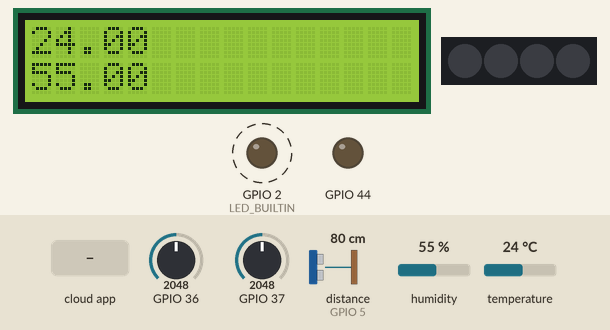
Simulated run of this sketch. Board: ESP32. Parts: 16×2 character LCD, 4 RGB LEDs in strip order, left to right, output pins drawn as LEDs (lit = HIGH). Dashed ring = blinking. The inputs (shaded band) are chosen by the test bench; at power-on: temperature 24 °C, GPIO 36 = 2048, GPIO 37 = 2048, distance to the obstacle (sensor on GPIO 5) 80 cm, humidity 55 %. WiFi joins after 1.5 s; servers stay silent unless stated; no MQTT or app messages arrive unless stated; what the sketch prints to the serial monitor is not drawn.

Above: at 2.7 s.
2.8 s: the phone or cloud app sets led to ON
At 4.2 s:
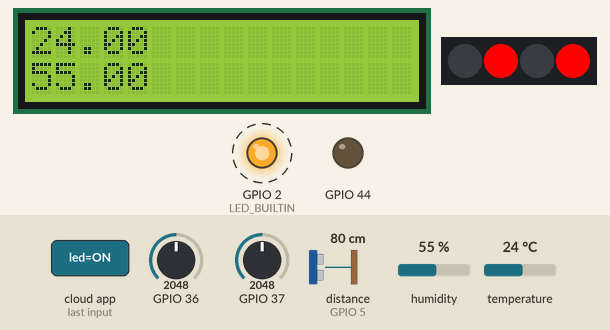
7.0 s: temperature set to 28.5 °C
At 17.3 s:
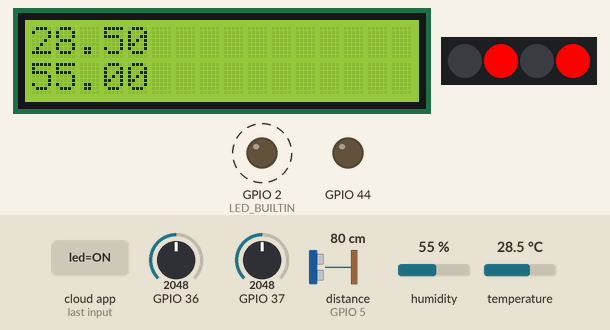
18.2 s: temperature set to 29.7 °C
At 22.3 s:
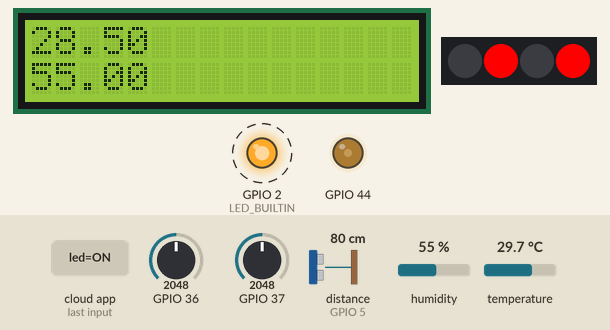
24.0 s: temperature set to 31.3 °C
At 28.3 s:
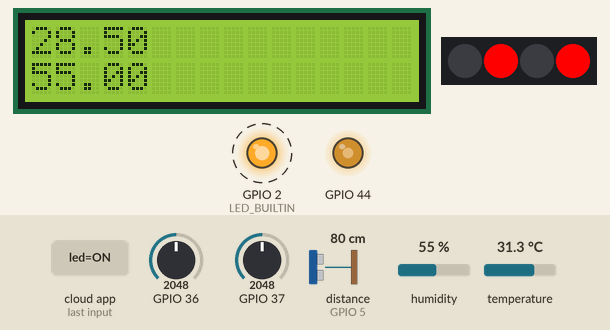
30.0 s: temperature set to 32.1 °C
At 33.0 s:
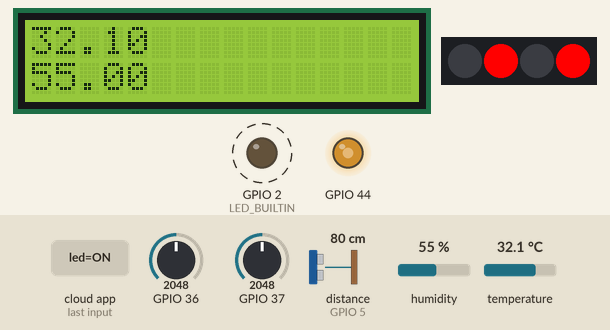
33.2 s: temperature set to 33.8 °C
At 36.3 s:
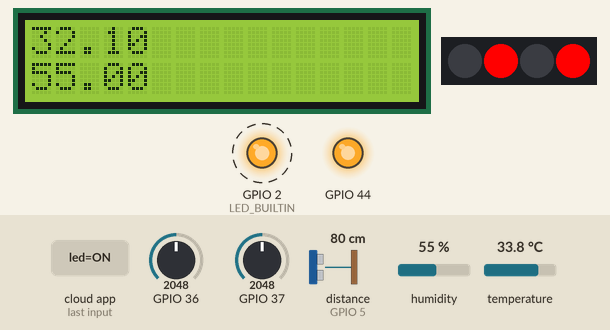
Timing chart, 0 to 39.0 s (numbered marks = the images above; inputs shaded):
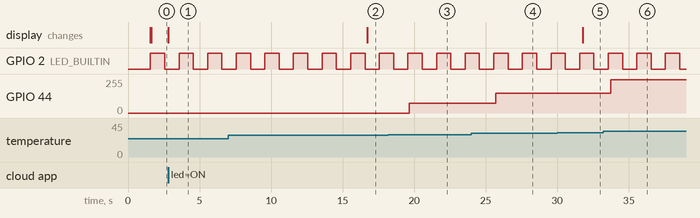

The sketch:

TTNT_Yolo_UNO_Esp32.ino
```cpp
#include <Adafruit_NeoPixel.h>
#include "LiquidCrystal_I2C.h"
#include "DHT20.h"
#include "HCSR04.h"
#include <Arduino.h>
#include <WiFi.h>
#include "Adafruit_MQTT.h"
#include "Adafruit_MQTT_Client.h"

// Define your tasks here
void TaskBlink(void *pvParameters);
void TaskTemperatureHumidity(void *pvParameters);
void TaskSoilMoistureAndRelay(void *pvParameters);
void TaskLightAndLED(void *pvParameters);
void TaskFan(void *pvParameters);
void TaskUltraSonic(void *pvParameters);
void MQTT_Adafruit_Sever(void *pvParameters);

//Define your components here
Adafruit_NeoPixel pixels3(4, D5, NEO_GRB + NEO_KHZ800);
DHT20 dht20;
LiquidCrystal_I2C lcd(0x21,16,2); // địa chỉ màn hình là 0x21 hexa
UltraSonicDistanceSensor ultrasonic(D3, D4); //cảm biến nối với D3-D4

//wifi
#define WLAN_SSID       "10h37"
#define WLAN_PASS       "12345678"
#define AIO_SERVER      "io.adafruit.com"
#define AIO_SERVERPORT  1883
#define AIO_USERNAME    "Giaqui14032002"
#define AIO_KEY         "key"

WiFiClient client;

// Setup the MQTT client class by passing in the WiFi client and MQTT server and login details.
Adafruit_MQTT_Client mqtt(&client, AIO_SERVER, AIO_SERVERPORT, AIO_USERNAME, AIO_KEY);
Adafruit_MQTT_Subscribe ledControl = Adafruit_MQTT_Subscribe(&mqtt, AIO_USERNAME "/feeds/led");
Adafruit_MQTT_Publish temperature = Adafruit_MQTT_Publish(&mqtt, AIO_USERNAME "/feeds/temp");
Adafruit_MQTT_Publish humidity = Adafruit_MQTT_Publish(&mqtt, AIO_USERNAME "/feeds/humi");
Adafruit_MQTT_Publish light = Adafruit_MQTT_Publish(&mqtt, AIO_USERNAME "/feeds/light");
Adafruit_MQTT_Publish warning = Adafruit_MQTT_Publish(&mqtt, AIO_USERNAME "/feeds/warning");

void setup() {

  // Initialize serial communication at 115200 bits per second:
  Serial.begin(115200);

  //Connect to WiFi access point.
  Serial.println(); Serial.println();
  Serial.print("Connecting to ");
  Serial.println(WLAN_SSID);

  WiFi.begin(WLAN_SSID, WLAN_PASS);
  while (WiFi.status() != WL_CONNECTED) {
    delay(500);
    Serial.print(".");
  }

  dht20.begin();
  lcd.init();
  lcd.backlight();
  pixels3.begin();
  mqtt.subscribe(&ledControl);

  xTaskCreate( TaskBlink, "Task Blink" ,2048  ,NULL  ,2 , NULL);
  xTaskCreate( TaskTemperatureHumidity, "Task Temperature" ,2048  ,NULL  ,2 , NULL);
  xTaskCreate( TaskSoilMoistureAndRelay, "Task Soild Relay" ,2048  ,NULL  ,2 , NULL);
  xTaskCreate( TaskLightAndLED, "Task Light LED" ,2048  ,NULL  ,2 , NULL);
  xTaskCreate( TaskFan, "Task Fan" ,2048  ,NULL  ,2 , NULL);
  xTaskCreate( TaskUltraSonic, "Task UltraSonic" ,2048  ,NULL  ,2 , NULL);
  xTaskCreate( MQTT_Adafruit_Sever, "MQTT Adafruit Sever" ,2048  ,NULL  ,2 , NULL);

  //Now the task scheduler is automatically started.
  Serial.printf("Basic Multi Threading Arduino Example\n");

}

void loop() {
}

/*--------------------------------------------------*/
/*---------------------- Tasks ---------------------*/
/*--------------------------------------------------*/


void TaskBlink(void *pvParameters) {  // This is a task.
  //uint32_t blink_delay = *((uint32_t *)pvParameters);

  // initialize digital LED_BUILTIN on pin 13 as an output.
  pinMode(LED_BUILTIN, OUTPUT);


  while(1) {
    digitalWrite(LED_BUILTIN, HIGH);  // turn the LED ON
    delay(200*5);
    digitalWrite(LED_BUILTIN, LOW);  // turn the LED OFF
    delay(200*5);
  }
}


void TaskTemperatureHumidity(void *pvParameters) {  // This is a task.
  //uint32_t blink_delay = *((uint32_t *)pvParameters);

  while(1) {
    Serial.println("Task Temperature and Humidity");
    dht20.read();
    Serial.println(dht20.getTemperature());
    Serial.println(dht20.getHumidity());

    lcd.clear();
    lcd.setCursor(0, 0);
    lcd.print(dht20.getTemperature());
    lcd.setCursor(0, 1);
    lcd.print(dht20.getHumidity());

    float temp = dht20.getTemperature();
    // float humi = dht20.getHumidity();
    if(!temperature.publish(temp)) {
      Serial.println("Fail");
    }
    else {
      Serial.println("OK");
    }


    float humi = dht20.getHumidity();
    if(!humidity.publish(humi)) {
      Serial.println("Fail");
    }
    else {
      Serial.println("OK");
    }

    delay(15000);
  }
}

void TaskSoilMoistureAndRelay(void *pvParameters) {  // This is a task.
  //uint32_t blink_delay = *((uint32_t *)pvParameters);

  pinMode(D3, OUTPUT);

  while(1) {
    Serial.println("Task Soild and Relay");
    //Serial.println(analogRead(A0));

    if(analogRead(A0) > 500){
      digitalWrite(D3, LOW);
    }
    if(analogRead(A0) < 50){
      digitalWrite(D3, HIGH);
    }
    delay(1000);
  }
}


void TaskLightAndLED(void *pvParameters) {  // This is a task.
  //uint32_t blink_delay = *((uint32_t *)pvParameters);

  while(1) {
    // Serial.println("Task Light and LED");
    float light_value = analogRead(A1);

    // Serial.println(light_value);

    if(!light.publish(light_value)) {
      Serial.println("Fail");
    }
    else {
      Serial.println("OK");
    }
    if(analogRead(A1) < 350){
      pixels3.setPixelColor(0, pixels3.Color(255,0,0));
      pixels3.show();
    }
    if(analogRead(A1) > 550){
      pixels3.setPixelColor(0, pixels3.Color(0,0,0));
      pixels3.show();
    }
    delay(15000);
  }
}


void TaskFan(void *pvParameters) {
  while(1) {
    int temp = dht20.getTemperature();
    if(temp > 32) {
      analogWrite(D7, 250);
    }
    else if(temp > 30) {
      analogWrite(D7, 150);
    }
    else if(temp > 28) {
      analogWrite(D7, 75);
    }
    else {
      analogWrite(D7, 0);
    }
    delay(2000);
  }
}

void TaskUltraSonic(void *pvParameters) {
  while(1) {
    if(ultrasonic.measureDistanceCm() < 10) {
      pixels3.setPixelColor(2, pixels3.Color(255,0,0));
      pixels3.show();
      if(!warning.publish("\n\nWarning\n")) {
        Serial.println("Fail");
      }
      else {
        Serial.println("OK");
      }
    }
    else {
      pixels3.setPixelColor(2, pixels3.Color(0,0,0));
      pixels3.show();
      if(!warning.publish("\n\nSecurity\n")) {
        Serial.println("Fail");
      }
      else {
        Serial.println("OK");
      }
    }
    delay(15000);
  }
}

void MQTT_connect()
{
  int8_t ret;

  // Stop if already connected.
  if (mqtt.connected()) {
    return;
  }

  Serial.print("Connecting to MQTT... ");

  uint8_t retries = 3;

  while ((ret = mqtt.connect()) != 0) { // connect will return 0 for connected
    Serial.println(mqtt.connectErrorString(ret));
    Serial.println("Retrying MQTT connection in 5 seconds...");
    mqtt.disconnect();

    delay(5000); // wait 5 seconds

    retries--;
    if (retries == 0) {
      // basically die and wait for WDT to reset me
      while (1);
    }
  }

  Serial.println("MQTT Connected!");
}

void MQTT_Adafruit_Sever(void *pvParameters) {
  while(1) {

    MQTT_connect();
    Adafruit_MQTT_Subscribe *subscription;

    while ((subscription = mqtt.readSubscription(5000))) {
      if (subscription == &ledControl) {
        Serial.print(F("Got: "));
        Serial.println((char *)ledControl.lastread);

        if (!strcmp((char*) ledControl.lastread, "ON")) {
          Serial.println("ON LED");
          pixels3.setPixelColor(1, pixels3.Color(255,0,0));
          pixels3.setPixelColor(3, pixels3.Color(255,0,0));
          pixels3.show();
        }
        else {
          Serial.println("OFF LED");
          pixels3.setPixelColor(1, pixels3.Color(0,0,0));
          pixels3.setPixelColor(3, pixels3.Color(0,0,0));
          pixels3.show();
        }
      }
    }

  }

}
```

Measured:
- the behaviour switches between 28.9 and 29 °C on temperature (found by bisection; images 2 and 3)
- the behaviour switches between 30.9 and 31 °C on temperature (found by bisection; images 3 and 4)
- the behaviour switches between 32.9 and 33 °C on temperature (found by bisection; images 5 and 6)
- after the input at 7.0 s, the display: changes after 9.7 s (image 2)
- after the input at 18.2 s, GPIO 44: 0/255 → 75/255 after 1.5 s
- after the input at 24.0 s, GPIO 44: 75/255 → 150/255 after 1.7 s
- after the input at 30.0 s, the display: changes after 1.8 s (image 5)
- after the input at 33.2 s, GPIO 44: 150/255 → 250/255 after 0.53 s
